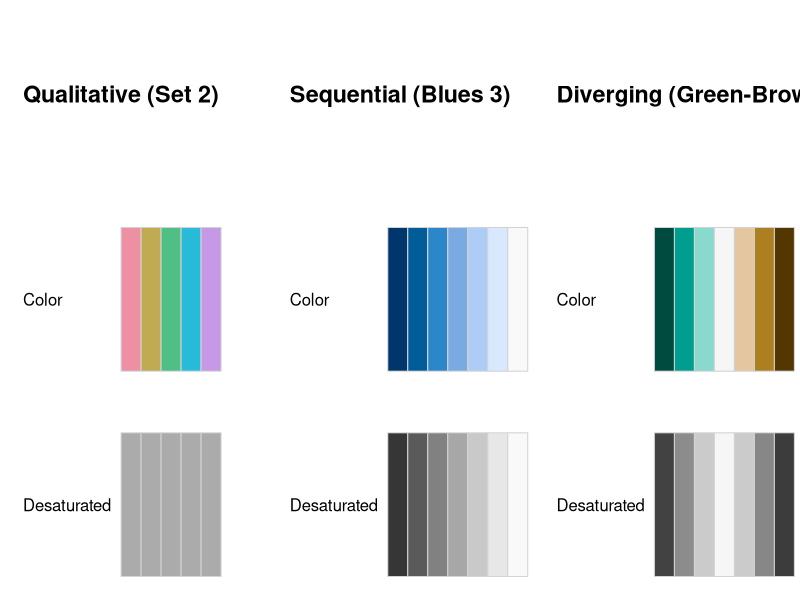
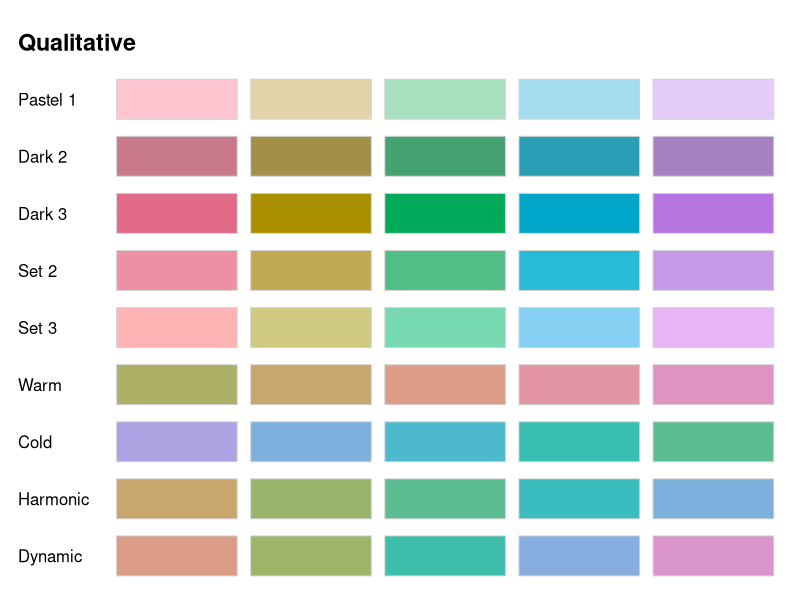
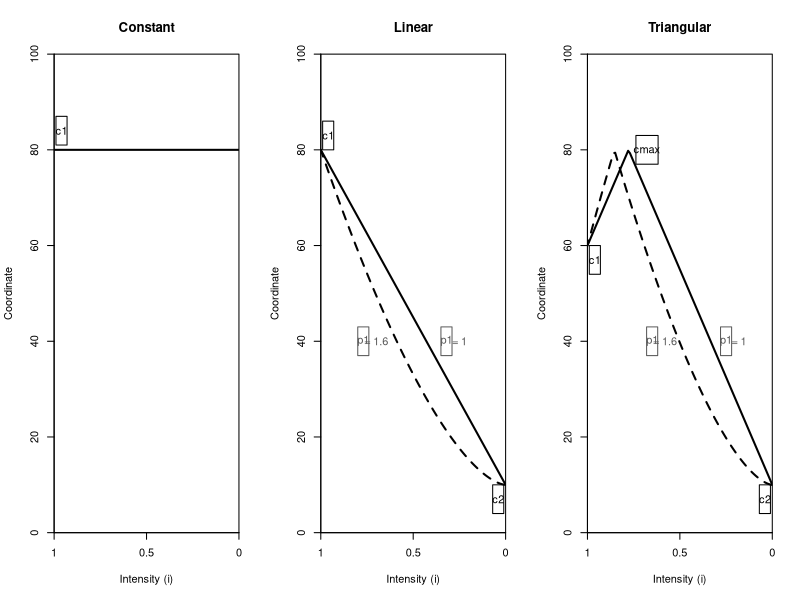
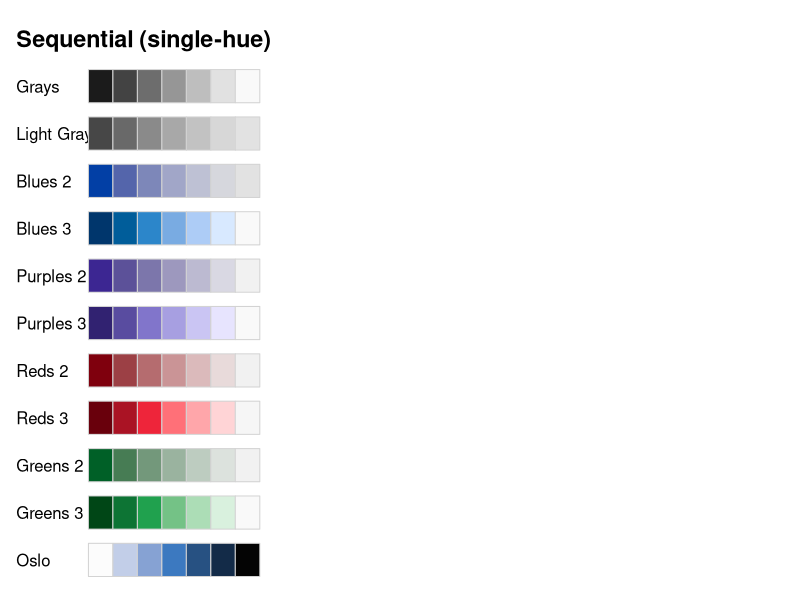
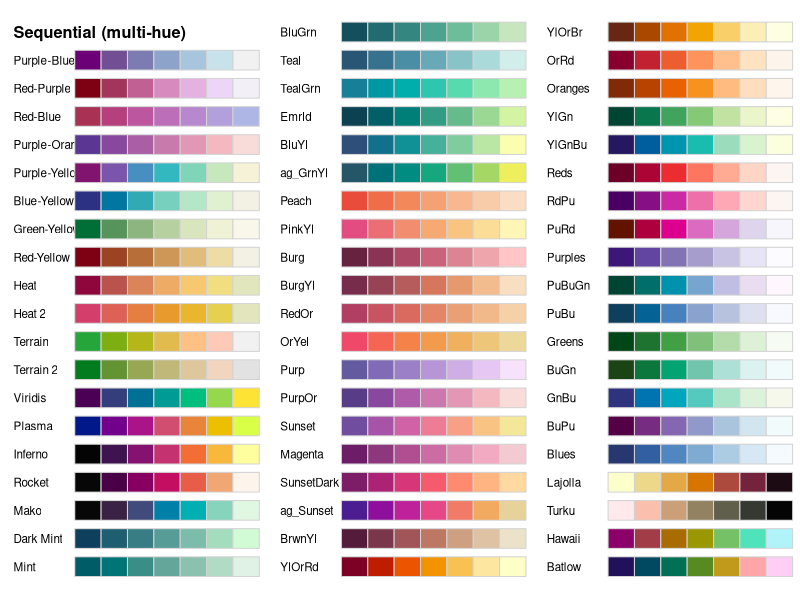
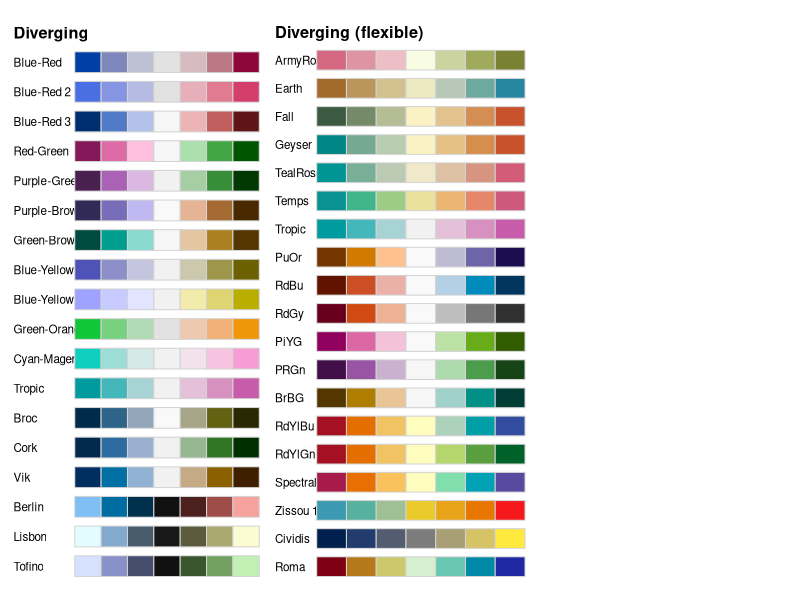

These charts were generated, in order, by the following R code:
## ---- chunk 1
library("colorspace")
## ---- chunk 2
swatchplot(
  "Qualitative (Set 2)"     = rbind("Color" = qualitative_hcl(5, "Set 2"),     "Desaturated" = desaturate(qualitative_hcl(5, "Set 2"))),
  "Sequential (Blues 3)"    = rbind("Color" = sequential_hcl(7, "Blues 3"),    "Desaturated" = desaturate(sequential_hcl(7, "Blues 3"))),
  "Diverging (Green-Brown)" = rbind("Color" = diverging_hcl(7, "Green-Brown"), "Desaturated" = desaturate(diverging_hcl(7, "Green-Brown"))),
  nrow = 3, line = 7)
## ---- chunk 3
hcl_palettes()
## ---- chunk 4
hcl_palettes(palette = "set2")
## ---- chunk 5
qualitative_hcl(4, h = c(0, 270), c = 60, l = 70)
qualitative_hcl(4, h1 = 0, h2 = 270, c1 = 60, l1 = 70)
qualitative_hcl(4, palette = "set2")
qualitative_hcl(4, palette = "set2", l = 80)
## ---- chunk 6
hcl_palettes("qualitative", plot = TRUE)
## ---- chunk 7
## pal <- qualitative_hcl(5, h1 = 70, "Set 2")
## 
## par(oma = c(2, 5, 2, 3))
## layout(rbind(1, 2), heights = c(2, 10))
## par(xaxt = "n", yaxt = "n", mar = c(0.2, 3, 0.2, 0), cex = 1)
## image(matrix(seq_along(pal), ncol = 1L), col = pal)
## par(yaxt = "s")
## specplot(pal, type = "o", palette = FALSE, oma = FALSE, mar = c(0.2, 3, 0.2, 0))

## constant:   c1
## linear:     c2 - (c2 - c1) * i^p1
## triangular: i^p1 <= cmax_at
##                      c2 - (c2 - cmax) * (i^p1)/cmaxat,
##                      cmax - (cmax - c1) * ((i^p1 - cmaxat)/(1 - cmaxat))
## cmax_at = 1/(1 + abs(cmax - c1) / abs(cmax - c2))

mylab <- function(x, y, text, ratio = 1, col = "black", ...) {
  rect(x - 0.03/ratio, y - 3, x + 0.03/ratio, y + 3, border = col, ...)
  text(x, y, text, col = col, ...)
}

par(mfrow = c(1, 3))
i <- 0:100/100
c1 <- 80
plot(i, rep(c1, length(i)), xlim = c(0, 1), ylim = c(0, 100),
  xlab = "Intensity (i)", ylab = "Coordinate", main = "Constant",
  xaxs = "i", yaxs = "i", type = "l", lwd = 2, axes = FALSE)
axis(1, at = c(0, 0.5, 1), labels = c("1", "0.5", "0"))
axis(2)
box()
mylab(0.04, c1 + 4, "c1")

c2 <- 10
plot(1 - i, c2 - (c2 - c1) * i, xlim = c(0, 1), ylim = c(0, 100),
  xlab = "Intensity (i)", ylab = "Coordinate", main = "Linear",
  xaxs = "i", yaxs = "i", type = "l", lwd = 2, axes = FALSE)
axis(1, at = c(0, 0.5, 1), labels = c("1", "0.5", "0"))
axis(2)
box()
lines(1 - i, c2 - (c2 - c1) * i^1.6, lty = 2, lwd = 2)
mylab(0.04, c1 + 3, "c1")
mylab(0.96, c2 - 3, "c2")
mylab(0.68, 40, "p1", col = gray(0.35))
text(0.75, 40, "= 1", col = gray(0.35))
mylab(0.23, 40, "p1", col = gray(0.35))
text(0.30, 40, "= 1.6", col = gray(0.35))

c1 <- 60
cmax <- 80
c2 <- 10
maxat <- 1/(1 + abs(cmax - c1) / abs(cmax - c2))
p1 <- 1
ci1 <- ifelse(i^p1 <= maxat, c2 - (c2 - cmax) * (i^p1)/maxat, cmax - (cmax - c1) * ((i^p1 - maxat)/(1 - maxat)))
p2 <- 1.6
ci2 <- ifelse(i^p2 <= maxat, c2 - (c2 - cmax) * (i^p2)/maxat, cmax - (cmax - c1) * ((i^p2 - maxat)/(1 - maxat)))

plot(1 - i, ci1, xlim = c(0, 1), ylim = c(0, 100),
  xlab = "Intensity (i)", ylab = "Coordinate", main = "Triangular",
  xaxs = "i", yaxs = "i", type = "l", lwd = 2, axes = FALSE)
axis(1, at = c(0, 0.5, 1), labels = c("1", "0.5", "0"))
axis(2)
box()
lines(1 - i, ci2, lwd = 2, lty = 2)
mylab(0.04, c1 - 3, "c1")
mylab(1 - maxat + 0.1, cmax, "cmax", ratio = 0.5)
mylab(0.96, c2 - 3, "c2")
mylab(0.75, 40, "p1", col = gray(0.35))
text(0.82, 40, "= 1", col = gray(0.35))
mylab(0.35, 40, "p1", col = gray(0.35))
text(0.42, 40, "= 1.6", col = gray(0.35))
## ---- chunk 8
hcl_palettes("sequential (single-hue)", n = 7, plot = TRUE)
## ---- chunk 9
hcl_palettes("sequential (multi-hue)", n = 7, plot = TRUE)
## ---- chunk 10
hcl_palettes("diverging", n = 7, plot = TRUE)
## ---- chunk 11
divergingx_palettes(n = 7, plot = TRUE)
